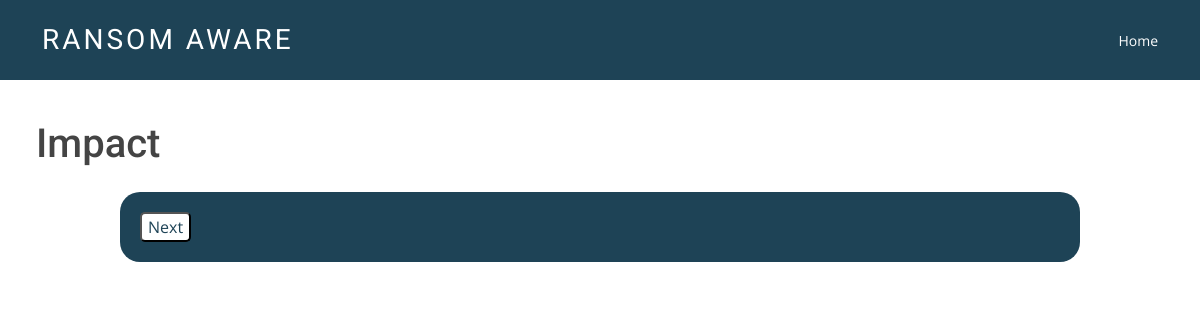
The app's page /q5/, older data.
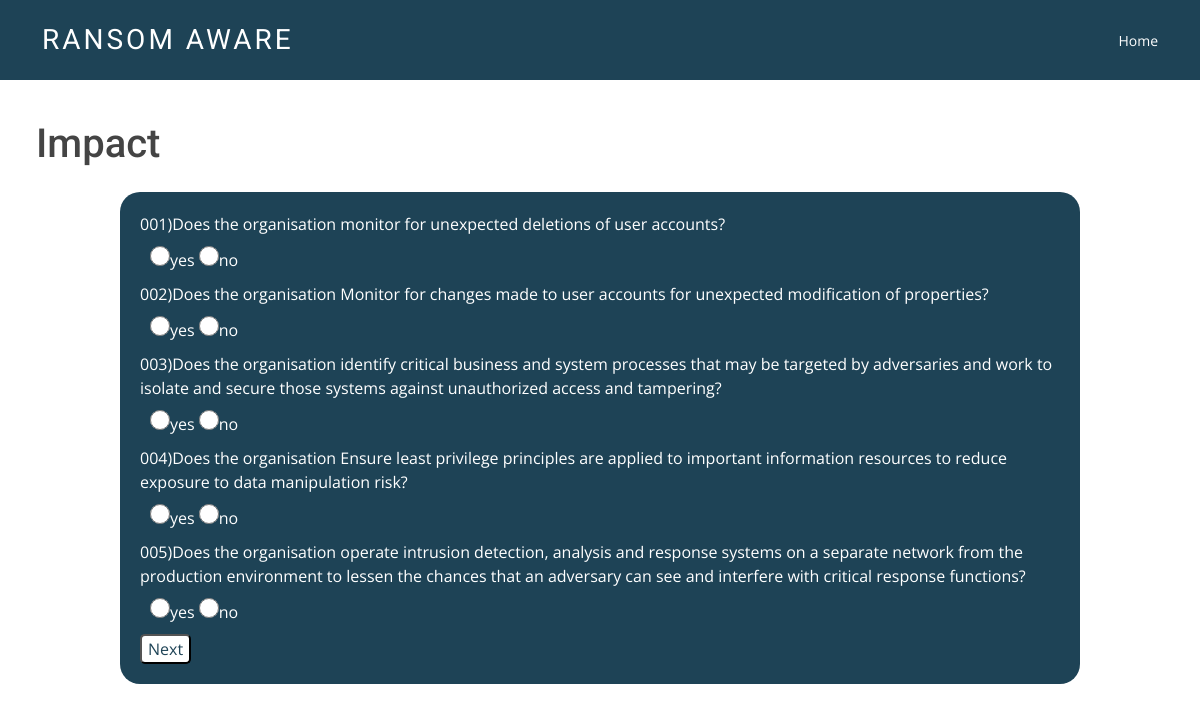
The same page, newer data.
### initial_access/models.py (models this page shows, shortened)
class impact(models.Model):
    question_id = models.CharField(max_length=200)
    question=models.TextField(blank=True)
    option_A=models.CharField(max_length=200,default='yes')
    option_B=models.CharField(max_length=200,default='no')
    keywords=models.TextField(blank=True)

### initial_access/views.py (the view)
# urls.py: path('q5/',views.quiz5, name='impact'),
def quiz5(request):
    qq = impact.objects.all()
    return render(request,'initial_access/impact.html', {
        'qq':qq,
    })

### initial_access/templates/initial_access/impact.html (shortened to what this page needs)
{% extends 'initial_access/base.html' %}
{% load static %}
{% block content %}
<h1>Impact</h1>
<form class="form-container" method="post" action="/result_init/">
    <div class="qblock">
        {% for q in qq %}
        <div class="question">{{q.question_id}}){{q.question}}</div>
        <div class="option">
            <input type="radio" name="{{q.question}}" value="option_A">{{q.option_A}}</input>
            <input type="radio" name="{{q.question}}" value="option_B">{{q.option_B}}</input>
        </div>
        {% endfor %}
        <div><button type="submit">Next</button></div>
    </div>
</form>
{% endblock %}

### initial_access/templates/initial_access/base.html (shortened to what this page needs)
{% load static %}
<!DOCTYPE html>
<html lang="en">
<head>
  <link href="{% static 'assets/vendor/animate.css/animate.min.css' %}" rel="stylesheet">
  <link href="{% static 'assets/vendor/aos/aos.css' %}" rel="stylesheet">
  <link href="{% static 'assets/vendor/bootstrap/css/bootstrap.min.css' %}" rel="stylesheet">
  <link href="{% static 'assets/vendor/bootstrap-icons/bootstrap-icons.css' %}" rel="stylesheet">
  <link href="{% static 'assets/vendor/boxicons/css/boxicons.min.css' %}" rel="stylesheet">
  <link href="{% static 'assets/vendor/glightbox/css/glightbox.min.css' %}" rel="stylesheet">
  <link href="{% static 'assets/vendor/swiper/swiper-bundle.min.css' %}" rel="stylesheet">
  <link href="{% static 'assets/css/style.css' %}" rel="stylesheet">
</head>
<body>
  <header id="header" class="fixed-top d-flex align-items-center ">
    <div class="container d-flex justify-content-between align-items-center">
      <div class="logo">
        <h1 class="text-light"><a href="{% url 'home' %}"><span>Ransom Aware</span></a></h1>
      </div>
      <nav id="navbar" class="navbar">
        <ul>
          <li><a class="" href="{% url 'home' %}">Home</a></li>
        </ul>
      </nav>
    </div>
  </header>
  {% block content %}{% endblock %}

### initial_access/static/assets/css/style.css (style rules this page uses)
body { font-family: "Open Sans", sans-serif; color: #444; }
a { color: #4fa6d5; text-decoration: none; }
h1, h2, h3, h4, h5, h6, .font-primary { font-family: "Roboto", sans-serif; }
#header { height: 80px; transition: all 0.5s; z-index: 997; transition: all 0.5s; background: #1e4356; }
#header .logo h1 { font-size: 28px; margin: 0; padding: 4px 0; line-height: 1; font-weight: 400; letter-spacing: 3px; text-transform: uppercase; }
#header .logo h1 a, #header .logo h1 a:hover { color: #fff; text-decoration: none; }
.navbar { padding: 0; }
.navbar ul { margin: 0; padding: 0; display: flex; list-style: none; align-items: center; }
.navbar li { position: relative; }
.navbar a, .navbar a:focus { display: flex; align-items: center; justify-content: space-between; padding: 10px 0 10px 30px; font-family: "Open Sans", sans-serif; font-size: 14px; color: #fff; white-space: nowrap; transition: 0.3s; }

### initial_access/templates/initial_access/impact.html (style rules this page uses)
.qblock { padding: 20px; margin-left: 10%; margin-right: 10%; margin-top: 0; background-color: #1e4356; color: white; border-radius: 20px; }
input[type=radio] { color:#2b607c; width: 20px; height: 20px; font-weight: 20px; }
.option { padding: 10px; }
input { display: inline; }
button { background-color: white; color: #1e4356; border-radius: 5px; display: flex; flex-wrap: center; }
h1 { margin-top: 10%; margin-bottom: 2%; margin-left: 3%; }

Row changes from the older to the newer data that the page shows:
added impact: question_id "001", question "Does the organisation monitor for unexpected deletions of user accounts?", option_A "yes", option_B "no"
added impact: question_id "002", question "Does the organisation Monitor for changes made to user accounts for unexpected modification of properties?", option_A "yes", option_B "no"
added impact: question_id "003", question "Does the organisation identify critical business and system processes that may be targeted by adversaries and work to isolate and secure those systems against unauthorized access and tampering?", option_A "yes", option_B "no"
added impact: question_id "004", question "Does the organisation Ensure least privilege principles are applied to important information resources to reduce exposure to data manipulation risk?", option_A "yes", option_B "no"
added impact: question_id "005", question "Does the organisation operate intrusion detection, analysis and response systems on a separate network from the production environment to lessen the chances that an adversary can see and interfere with critical response functions?", option_A "yes", option_B "no"
